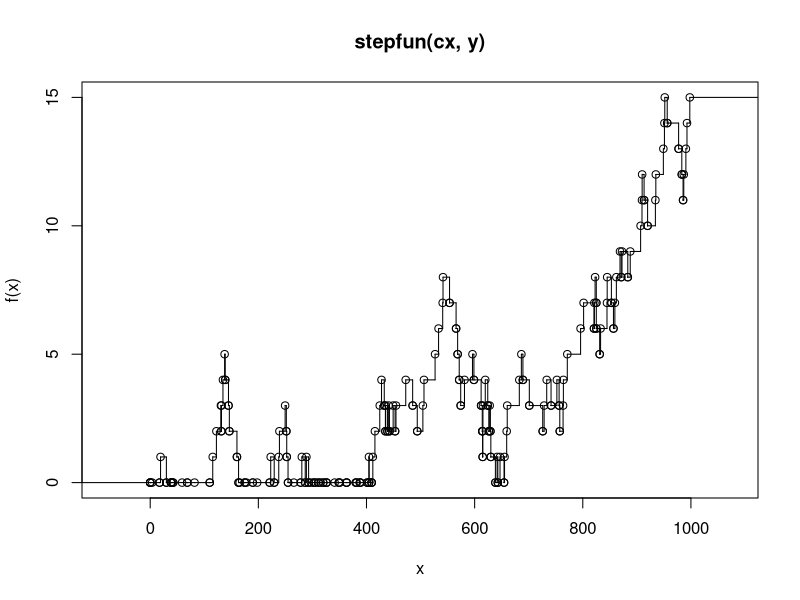

Recreate this plot in R.
sv=data.frame(0,0,0)
names(sv)=c("queueL","serverB","stateDuration")

statevector=c(0,0,0)

eventtimes=c(0)
eventnames=c("Arrival")

eventcal = data.frame(eventtimes,eventnames)

pass = 0

setruntime=1000

m=2^31 -1
a=7^5
c=100100100
x=987654321

lambda=1/11

mu = 1/10

timenow=0

lastchangeTime = 0

while(timenow < setruntime){
  x = (a*x+c)%%m
  R=x/m
  if(eventcal[1,2]=="Arrival"){
    timenow=eventtimes[1]
    eventtimes=append(eventtimes,timenow+(-1/lambda)*log(1-R))
    eventnames=append(eventnames,"Arrival")

    duration=timenow-lastchangeTime
    statevector[3]=duration
    sv=rbind(sv,statevector)

    statevector[1]=statevector[1]+1
    lastchangeTime=timenow
    
    if(statevector[2]==0){
      eventtimes=append(eventtimes,timenow)
      eventnames=append(eventnames,"ServStrt") 
    }
  }
  if(eventcal[1,2]=="ServStrt"){
    timenow=eventtimes[1]
    eventtimes=append(eventtimes,timenow+(-1/mu)*log(1-R))
    eventnames=append(eventnames,"ServCompl")
   
    duration = timenow - lastchangeTime
    statevector[3] = duration
    sv=rbind(sv,statevector)
    
    statevector[1]  = statevector[1]-1
    statevector[2]  = 1
    lastchangeTime = timenow
    
  }
  if(eventcal[1,2]=="ServCompl"){
    timenow=eventtimes[1]
    
    if(statevector[1]>0){
      eventtimes=append(eventtimes,timenow)
      eventnames=append(eventnames,"ServStrt")  
    }
    
    duration = timenow - lastchangeTime
    statevector[3] = duration
    sv=rbind(sv,statevector)
    
    statevector[2]  = 0
    lastchangeTime = timenow
  
  }

eventtimes=eventtimes[-1]
eventnames=eventnames[-1]
eventnames=eventnames[order(eventtimes)]
eventtimes=eventtimes[order(eventtimes)]
eventcal=data.frame(eventtimes,eventnames)
pass=pass+1
#print(pass)
#eventcal
}

eventcal=data.frame(eventtimes,eventnames)
eventcal
sv


y=sv[,1]
y=append(c(0),y)
x=sv[,3]
lastx=0
cumx=0
cx=c(0,0)
for(i in 2:length(x)-1){
  cumx=cumx+x[i]
  cx[i+1]=cumx
}
cx
  
length(y)  
length(cx)


plot(stepfun(cx,y))

ZZ=data.frame(x,cx,y[-1],sv[,2])
ZZ


numinserv=sum(sv[,2]*sv[,3])/sum(sv[,3])

numinserv

numinq=sum(sv[,1]*sv[,3])/sum(sv[,3])

numinq

(numinq+numinserv)/lambda

numinq/lambda